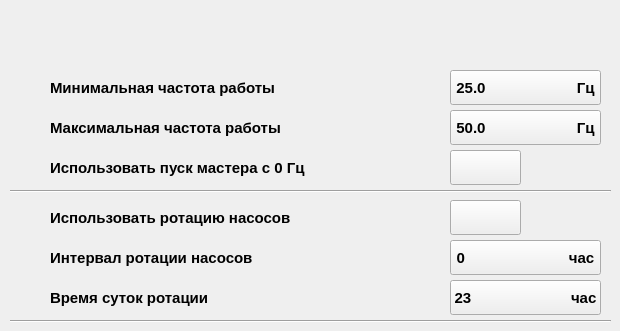
     <widget class="QWidget" name="Settings_Station_Settings_General_Pumps_Parameters_page">
      <widget class="QLabel" name="station_settings_general_pumps_parameters_icon_label_1_1">
       <property name="geometry">
        <rect>
         <x>10</x>
         <y>70</y>
         <width>40</width>
         <height>35</height>
        </rect>
       </property>
       <property name="text">
        <string/>
       </property>
      </widget>
      <widget class="QLabel" name="label_126">
       <property name="geometry">
        <rect>
         <x>50</x>
         <y>70</y>
         <width>261</width>
         <height>35</height>
        </rect>
       </property>
       <property name="font">
        <font>
         <family>Arial</family>
         <pointsize>11</pointsize>
         <weight>75</weight>
         <bold>true</bold>
        </font>
       </property>
       <property name="text">
        <string>Минимальная частота работы</string>
       </property>
      </widget>
      <widget class="QPushButton" name="station_settings_general_pumps_parameters_minimal_operating_frequency_11MinimumFrequency_pushButton">
       <property name="geometry">
        <rect>
         <x>450</x>
         <y>70</y>
         <width>151</width>
         <height>35</height>
        </rect>
       </property>
       <property name="font">
        <font>
         <family>Arial</family>
         <pointsize>11</pointsize>
         <weight>75</weight>
         <bold>true</bold>
        </font>
       </property>
       <property name="text">
        <string>25.0                      Гц</string>
       </property>
      </widget>
      <widget class="QPushButton" name="station_settings_general_pumps_parameters_maximal_operating_frequency_11MaximumFrequency_pushButton">
       <property name="geometry">
        <rect>
         <x>450</x>
         <y>110</y>
         <width>151</width>
         <height>35</height>
        </rect>
       </property>
       <property name="font">
        <font>
         <family>Arial</family>
         <pointsize>11</pointsize>
         <weight>75</weight>
         <bold>true</bold>
        </font>
       </property>
       <property name="text">
        <string>50.0                      Гц</string>
       </property>
      </widget>
      <widget class="QLabel" name="shield_26_label">
       <property name="geometry">
        <rect>
         <x>410</x>
         <y>70</y>
         <width>40</width>
         <height>35</height>
        </rect>
       </property>
       <property name="text">
        <string/>
       </property>
      </widget>
      <widget class="QLabel" name="shield_27_label">
       <property name="geometry">
        <rect>
         <x>410</x>
         <y>110</y>
         <width>40</width>
         <height>35</height>
        </rect>
       </property>
       <property name="text">
        <string/>
       </property>
      </widget>
      <widget class="QLabel" name="shield_28_label">
       <property name="geometry">
        <rect>
         <x>410</x>
         <y>150</y>
         <width>40</width>
         <height>35</height>
        </rect>
       </property>
       <property name="text">
        <string/>
       </property>
      </widget>
      <widget class="QLabel" name="shield_29_label">
       <property name="geometry">
        <rect>
         <x>410</x>
         <y>200</y>
         <width>40</width>
         <height>35</height>
        </rect>
       </property>
       <property name="text">
        <string/>
       </property>
      </widget>
      <widget class="QLabel" name="shield_30_label">
       <property name="geometry">
        <rect>
         <x>410</x>
         <y>240</y>
         <width>40</width>
         <height>35</height>
        </rect>
       </property>
       <property name="text">
        <string/>
       </property>
      </widget>
      <widget class="QLabel" name="shield_31_label">
       <property name="geometry">
        <rect>
         <x>410</x>
         <y>280</y>
         <width>40</width>
         <height>35</height>
        </rect>
       </property>
       <property name="text">
        <string/>
       </property>
      </widget>
      <widget class="QPushButton" name="station_settings_general_pumps_parameters_start_using_master_from_0_Hz_11ZeroStartMaster_pushButton">
       <property name="geometry">
        <rect>
         <x>450</x>
         <y>150</y>
         <width>71</width>
         <height>35</height>
        </rect>
       </property>
       <property name="font">
        <font>
         <family>Arial</family>
         <pointsize>11</pointsize>
         <weight>75</weight>
         <bold>true</bold>
        </font>
       </property>
       <property name="text">
        <string/>
       </property>
      </widget>
      <widget class="QPushButton" name="station_settings_general_pumps_parameters_use_pump_rotation_11ChangeEnable_pushButton">
       <property name="geometry">
        <rect>
         <x>450</x>
         <y>200</y>
         <width>71</width>
         <height>35</height>
        </rect>
       </property>
       <property name="font">
        <font>
         <family>Arial</family>
         <pointsize>11</pointsize>
         <weight>75</weight>
         <bold>true</bold>
        </font>
       </property>
       <property name="text">
        <string/>
       </property>
      </widget>
      <widget class="QPushButton" name="station_settings_general_pumps_parameters_pump_rotation_interval_11WizardChangeInterval_pushButton">
       <property name="geometry">
        <rect>
         <x>450</x>
         <y>240</y>
         <width>151</width>
         <height>35</height>
        </rect>
       </property>
       <property name="font">
        <font>
         <family>Arial</family>
         <pointsize>11</pointsize>
         <weight>75</weight>
         <bold>true</bold>
        </font>
       </property>
       <property name="text">
        <string>0                         час</string>
       </property>
      </widget>
      <widget class="QPushButton" name="station_settings_general_pumps_parameters_pump_rotation_time_of_day_11ChangeHour_pushButton">
       <property name="geometry">
        <rect>
         <x>450</x>
         <y>280</y>
         <width>151</width>
         <height>35</height>
        </rect>
       </property>
       <property name="font">
        <font>
         <family>Arial</family>
         <pointsize>11</pointsize>
         <weight>75</weight>
         <bold>true</bold>
        </font>
       </property>
       <property name="text">
        <string>23                        час</string>
       </property>
      </widget>
      <widget class="QLabel" name="station_settings_general_pumps_parameters_icon_label_1_2">
       <property name="geometry">
        <rect>
         <x>10</x>
         <y>110</y>
         <width>40</width>
         <height>35</height>
        </rect>
       </property>
       <property name="text">
        <string/>
       </property>
      </widget>
      <widget class="QLabel" name="station_settings_general_pumps_parameters_icon_label_2">
       <property name="geometry">
        <rect>
         <x>10</x>
         <y>150</y>
         <width>40</width>
         <height>35</height>
        </rect>
       </property>
       <property name="text">
        <string/>
       </property>
      </widget>
      <widget class="QLabel" name="station_settings_general_pumps_parameters_icon_label_3">
       <property name="geometry">
        <rect>
         <x>10</x>
         <y>200</y>
         <width>40</width>
         <height>35</height>
        </rect>
       </property>
       <property name="text">
        <string/>
       </property>
      </widget>
      <widget class="QLabel" name="station_settings_general_pumps_parameters_icon_label_4">
       <property name="geometry">
        <rect>
         <x>10</x>
         <y>240</y>
         <width>40</width>
         <height>35</height>
        </rect>
       </property>
       <property name="text">
        <string/>
       </property>
      </widget>
      <widget class="QLabel" name="station_settings_general_pumps_parameters_icon_label_5">
       <property name="geometry">
        <rect>
         <x>10</x>
         <y>280</y>
         <width>40</width>
         <height>35</height>
        </rect>
       </property>
       <property name="text">
        <string/>
       </property>
      </widget>
      <widget class="QLabel" name="label_132">
       <property name="geometry">
        <rect>
         <x>50</x>
         <y>110</y>
         <width>261</width>
         <height>35</height>
        </rect>
       </property>
       <property name="font">
        <font>
         <family>Arial</family>
         <pointsize>11</pointsize>
         <weight>75</weight>
         <bold>true</bold>
        </font>
       </property>
       <property name="text">
        <string>Максимальная частота работы</string>
       </property>
      </widget>
      <widget class="QLabel" name="label_133">
       <property name="geometry">
        <rect>
         <x>50</x>
         <y>150</y>
         <width>261</width>
         <height>35</height>
        </rect>
       </property>
       <property name="font">
        <font>
         <family>Arial</family>
         <pointsize>11</pointsize>
         <weight>75</weight>
         <bold>true</bold>
        </font>
       </property>
       <property name="text">
        <string>Использовать пуск мастера с 0 Гц</string>
       </property>
      </widget>
      <widget class="QLabel" name="label_134">
       <property name="geometry">
        <rect>
         <x>50</x>
         <y>200</y>
         <width>261</width>
         <height>35</height>
        </rect>
       </property>
       <property name="font">
        <font>
         <family>Arial</family>
         <pointsize>11</pointsize>
         <weight>75</weight>
         <bold>true</bold>
        </font>
       </property>
       <property name="text">
        <string>Использовать ротацию насосов</string>
       </property>
      </widget>
      <widget class="QLabel" name="label_135">
       <property name="geometry">
        <rect>
         <x>50</x>
         <y>240</y>
         <width>261</width>
         <height>35</height>
        </rect>
       </property>
       <property name="font">
        <font>
         <family>Arial</family>
         <pointsize>11</pointsize>
         <weight>75</weight>
         <bold>true</bold>
        </font>
       </property>
       <property name="text">
        <string>Интервал ротации насосов</string>
       </property>
      </widget>
      <widget class="QLabel" name="label_136">
       <property name="geometry">
        <rect>
         <x>50</x>
         <y>280</y>
         <width>261</width>
         <height>35</height>
        </rect>
       </property>
       <property name="font">
        <font>
         <family>Arial</family>
         <pointsize>11</pointsize>
         <weight>75</weight>
         <bold>true</bold>
        </font>
       </property>
       <property name="text">
        <string>Время суток ротации</string>
       </property>
      </widget>
      <widget class="Line" name="station_settings_general_pumps_parameters_line_1">
       <property name="geometry">
        <rect>
         <x>10</x>
         <y>190</y>
         <width>601</width>
         <height>2</height>
        </rect>
       </property>
       <property name="frameShadow">
        <enum>QFrame::Sunken</enum>
       </property>
       <property name="orientation">
        <enum>Qt::Horizontal</enum>
       </property>
      </widget>
      <widget class="Line" name="station_settings_general_pumps_parameters_line_2">
       <property name="geometry">
        <rect>
         <x>10</x>
         <y>320</y>
         <width>601</width>
         <height>2</height>
        </rect>
       </property>
       <property name="frameShadow">
        <enum>QFrame::Sunken</enum>
       </property>
       <property name="orientation">
        <enum>Qt::Horizontal</enum>
       </property>
      </widget>
     </widget>
